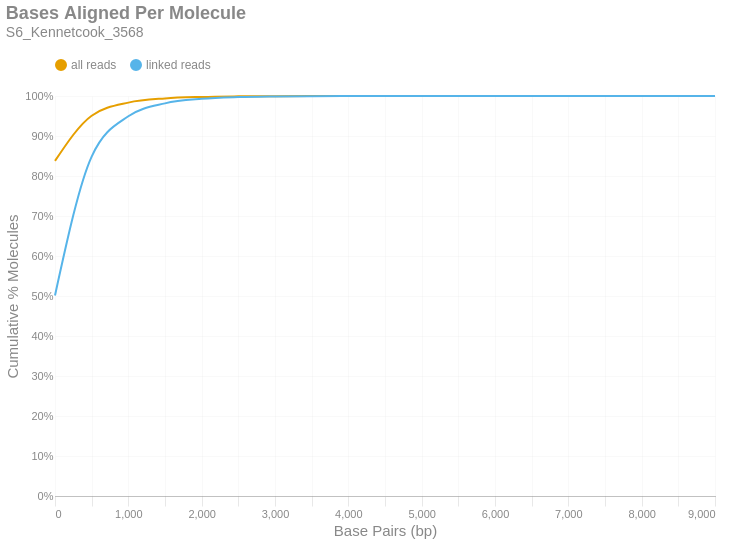

The notebook cell saved with this chart:
### Markdown cell above
### Bases Aligned Per Molecule
This is a cumulative frequency distribution showing the number of base pairs aligned per unique molecule. These data are shown in 500 bp bins. There are two distributions: one with `all reads` (yellow) and another with only `linked reads` (blue). The percent of molecules in the `linked reads` distribution is relative to the total number of linked molecules.

### Code cell
if SKIPLR:
    print_html(f"Skipped")
else:
    binned_df = consolidated_hist(valids['aligned_bp'], mask, 500, True)
    with SafeRender(binned_df):
        (
            density_plot(binned_df, 'Bases Aligned Per Molecule', samplename, 'basesper')
            .encode(
                x=alt.X('bin:Q', title="Base Pairs (bp)").axis(tickMinStep=500).scale(padding=0),
                y=alt.Y('value:Q', title='Cumulative % Molecules')
                    .axis(format='%')
                    .scale(domain = [0,1])
                    .stack(False),
                color=alt.Color("key:N").scale(domain = ["all reads", "linked reads"]),
                tooltip = [
                    alt.Tooltip("key:N", title = "Data Type"),
                    alt.Tooltip("range_label:N", title="Bases Aligned Per Molecule"),
                    alt.Tooltip("value:Q", format = ".2%", title="% Molecules (Cum.)")
                ]
            )
        ).display()

### Figure 1 — Vega-Lite specification as saved in the notebook (floating-point values rounded to 4 significant figures)
{"width": "container", "height": 400, "config": {"title": {"anchor": "start", "dy": -15, "fontSize": 18, "color": "#888888", "subtitleColor": "#888888", "subtitleFontSize": 14}, "arc": {"fill": "#0072B2"}, "axis": {"domainColor": "#888888", "domainWidth": 0.5, "gridWidth": 0.2, "grid": false, "titleFontWeight": 400, "titleFontSize": 15, "labelFontSize": 11, "labelColor": "#888888", "tickColor": "#888888", "tickWidth": 0.2, "titleColor": "#888888"}, "axisBand": {"grid": false}, "axisX": {"grid": true, "tickSize": 10, "domainCap": "round"}, "axisY": {"domain": false, "grid": true, "tickSize": 0, "domainCap": "round"}, "background": "transparent", "header": {"labelFontSize": 15, "labelColor": "#888888", "titleFontSize": 15, "titleFontWeight": 600, "titleColor": "#888888"}, "legend": {"labelFont": "sans-serif", "labelFontSize": 12, "labelColor": "#888888", "symbolSize": 100, "symbolType": "circle", "titleFontSize": 12, "titlePadding": 10, "titleColor": "#888888", "title": null, "orient": "top"}, "range": {"category": ["#E69F00", "#56B4E9", "#009E73", "#F0E442", "#0072B2", "#D55E00", "#CC79A7", "#000000"], "diverging": ["#cfe8f3", "#a2d4ec", "#73bfe2", "#46abdb", "#1696d2", "#12719e"]}, "area": {"fill": "#0072B2", "fillOpacity": 0.7, "line": true, "strokeOpacity": 0.7}, "line": {"color": "#0072B2", "stroke": "#0072B2", "strokeWidth": 2}, "trail": {"color": "#0072B2", "stroke": "#0072B2", "strokeWidth": 0, "size": 1}, "point": {"filled": true, "fillOpacity": 1.0, "size": 95}, "text": {"color": "#888888", "fontSize": 11, "align": "right", "fontWeight": 400, "size": 11}, "bar": {"fill": "#0072B2", "stroke": null}, "view": {"stroke": null, "continuousWidth": 660, "continuousHeight": 400}}, "data": {"name": "data-5a0d4d33462524e2f8bfd86e047d485c"}, "mark": {"type": "line", "interpolate": "monotone", "point": {"opacity": 0, "size": 275}}, "encoding": {"color": {"field": "key", "scale": {"domain": ["all reads", "linked reads"]}, "type": "nominal"}, "tooltip": [{"field": "key", "title": "Data Type", "type": "nominal"}, {"field": "range_label", "title": "Bases Aligned Per Molecule", "type": "nominal"}, {"field": "value", "format": ".2%", "title": "% Molecules (Cum.)", "type": "quantitative"}], "x": {"axis": {"tickMinStep": 500}, "field": "bin", "scale": {"padding": 0}, "title": "Base Pairs (bp)", "type": "quantitative"}, "y": {"axis": {"format": "%"}, "field": "value", "scale": {"domain": [0, 1]}, "stack": false, "title": "Cumulative % Molecules", "type": "quantitative"}}, "params": [{"name": "param_c36ac31b6afebe62", "select": {"type": "point", "fields": ["key"]}, "bind": "legend"}], "title": {"text": "Bases Aligned Per Molecule", "subtitle": "S6_Kennetcook_3568"}, "transform": [{"fold": ["all reads (cumsum)", "linked reads (cumsum)"]}, {"calculate": "replace(datum.key, ' (cumsum)', '')", "as": "key"}, {"filter": {"param": "param_c36ac31b6afebe62"}}], "usermeta": {"embedOptions": {"downloadFileName": "S6_Kennetcook_3568.basesper"}}, "$schema": "https://vega.github.io/schema/vega-lite/v6.1.0.json", "datasets": {"data-5a0d4d33462524e2f8bfd86e047d485c": [{"bin": "0.0", "interval": "0.0-500.0", "all reads": 0.8377, "linked reads": 0.5014, "all reads (cumsum)": 0.8377, "linked reads (cumsum)": 0.5014, "range_label": "0-499"}, {"bin": "500.0", "interval": "500.0-1000.0", "all reads": 0.1131, "linked reads": 0.3471, "all reads (cumsum)": 0.9507, "linked reads (cumsum)": 0.8485, "range_label": "500-999"}, {"bin": "1000.0", "interval": "1000.0-1500.0", "all reads": 0.03276, "linked reads": 0.1007, "all reads (cumsum)": 0.9835, "linked reads (cumsum)": 0.9492, "range_label": "1000-1499"}, {"bin": "1500.0", "interval": "1500.0-2000.0", "all reads": 0.01051, "linked reads": 0.03232, "all reads (cumsum)": 0.994, "linked reads (cumsum)": 0.9816, "range_label": "1500-1999"}, {"bin": "2000.0", "interval": "2000.0-2500.0", "all reads": 0.003671, "linked reads": 0.01129, "all reads (cumsum)": 0.9977, "linked reads (cumsum)": 0.9928, "range_label": "2000-2499"}, {"bin": "2500.0", "interval": "2500.0-3000.0", "all reads": 0.001414, "linked reads": 0.004347, "all reads (cumsum)": 0.9991, "linked reads (cumsum)": 0.9972, "range_label": "2500-2999"}, {"bin": "3000.0", "interval": "3000.0-3500.0", "all reads": 0.0005287, "linked reads": 0.001626, "all reads (cumsum)": 0.9996, "linked reads (cumsum)": 0.9988, "range_label": "3000-3499"}, {"bin": "3500.0", "interval": "3500.0-4000.0", "all reads": 0.0002252, "linked reads": 0.0006924, "all reads (cumsum)": 0.9998, "linked reads (cumsum)": 0.9995, "range_label": "3500-3999"}, {"bin": "4000.0", "interval": "4000.0-4500.0", "all reads": 8.637e-05, "linked reads": 0.0002656, "all reads (cumsum)": 0.9999, "linked reads (cumsum)": 0.9998, "range_label": "4000-4499"}, {"bin": "4500.0", "interval": "4500.0-5000.0", "all reads": 3.869e-05, "linked reads": 0.000119, "all reads (cumsum)": 1.0, "linked reads (cumsum)": 0.9999, "range_label": "4500-4999"}, {"bin": "5000.0", "interval": "5000.0-5500.0", "all reads": 1.796e-05, "linked reads": 5.523e-05, "all reads (cumsum)": 1.0, "linked reads (cumsum)": 1.0, "range_label": "5000-5499"}, {"bin": "5500.0", "interval": "5500.0-6000.0", "all reads": 9.112e-06, "linked reads": 2.802e-05, "all reads (cumsum)": 1.0, "linked reads (cumsum)": 1.0, "range_label": "5500-5999"}, {"bin": "6000.0", "interval": "6000.0-6500.0", "all reads": 3.302e-06, "linked reads": 1.015e-05, "all reads (cumsum)": 1.0, "linked reads (cumsum)": 1.0, "range_label": "6000-6499"}, {"bin": "6500.0", "interval": "6500.0-7000.0", "all reads": 1.321e-06, "linked reads": 4.061e-06, "all reads (cumsum)": 1.0, "linked reads (cumsum)": 1.0, "range_label": "6500-6999"}, {"bin": "7000.0", "interval": "7000.0-7500.0", "all reads": 6.603e-07, "linked reads": 2.031e-06, "all reads (cumsum)": 1.0, "linked reads (cumsum)": 1.0, "range_label": "7000-7499"}, {"bin": "7500.0", "interval": "7500.0-8000.0", "all reads": 2.641e-07, "linked reads": 8.122e-07, "all reads (cumsum)": 1.0, "linked reads (cumsum)": 1.0, "range_label": "7500-7999"}, {"bin": "8000.0", "interval": "8000.0-8500.0", "all reads": 0.0, "linked reads": 0.0, "all reads (cumsum)": 1.0, "linked reads (cumsum)": 1.0, "range_label": "8000-8499"}, {"bin": "8500.0", "interval": "8500.0-9000.0", "all reads": 1.321e-07, "linked reads": 4.061e-07, "all reads (cumsum)": 1.0, "linked reads (cumsum)": 1.0, "range_label": "8500-8999"}, {"bin": "9000.0", "interval": "9000.0-9500.0", "all reads": 1.321e-07, "linked reads": 4.061e-07, "all reads (cumsum)": 1.0, "linked reads (cumsum)": 1.0, "range_label": "9000-9499"}]}}
